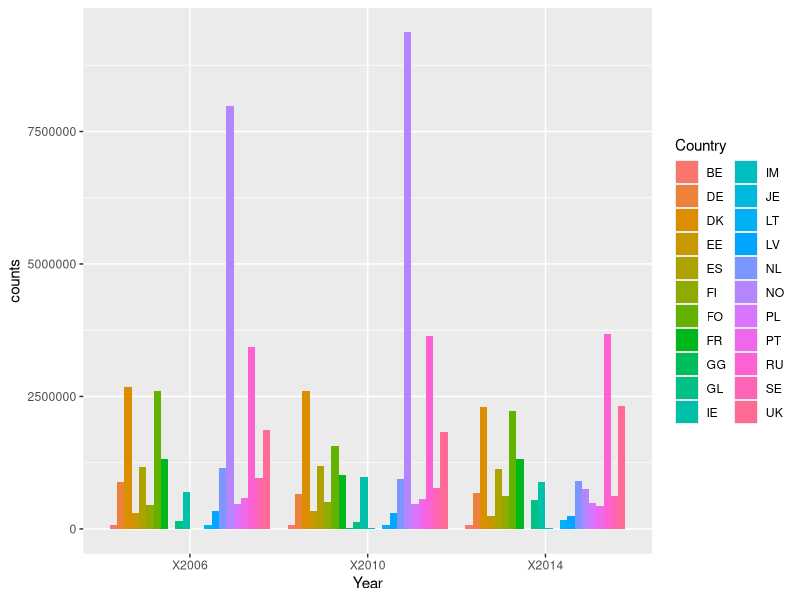
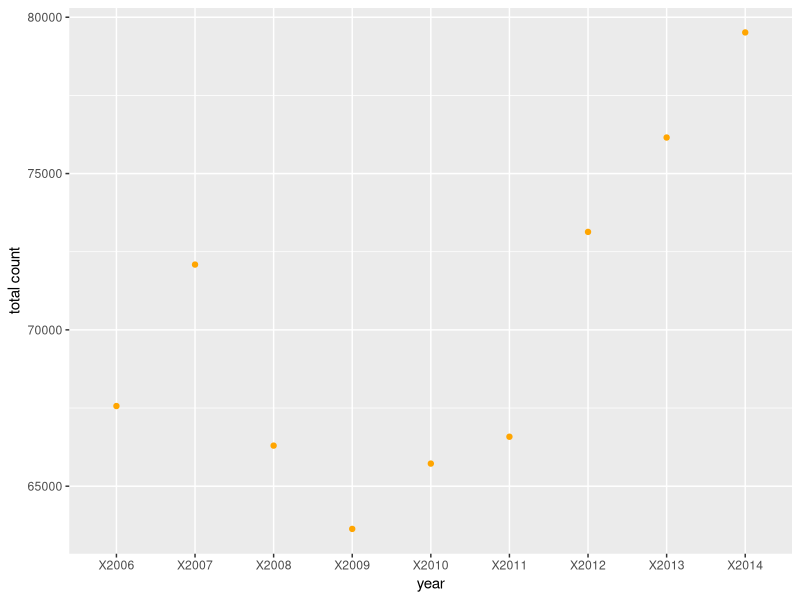
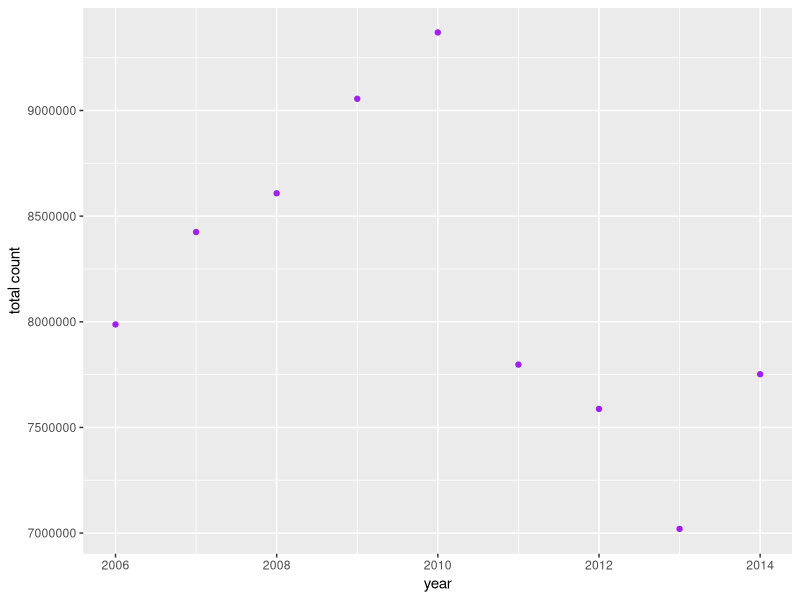
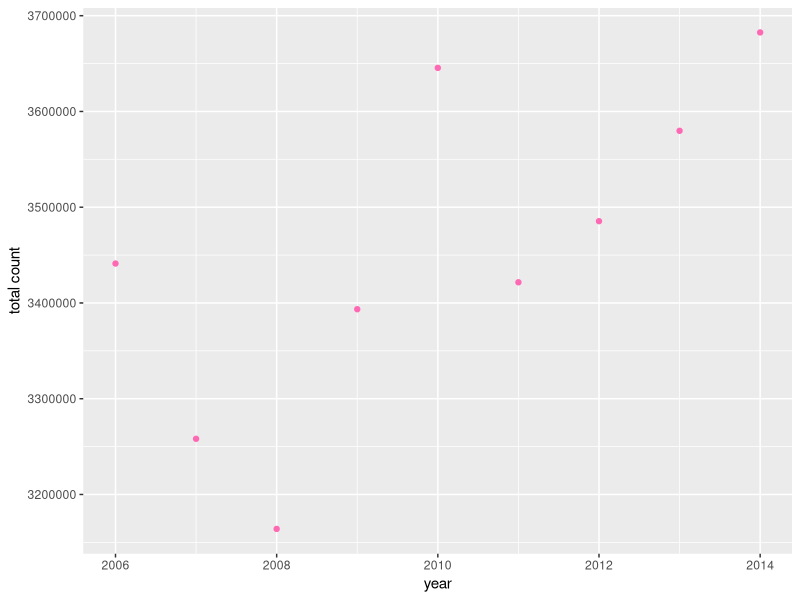
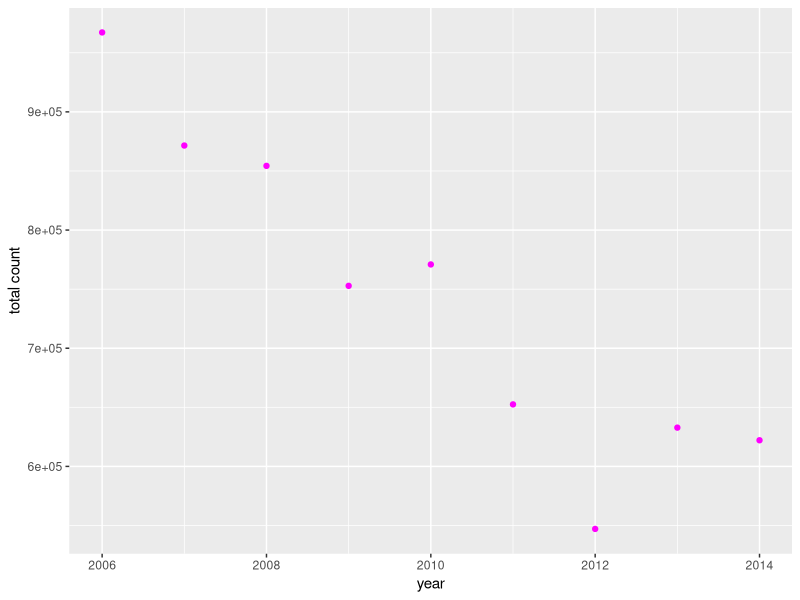
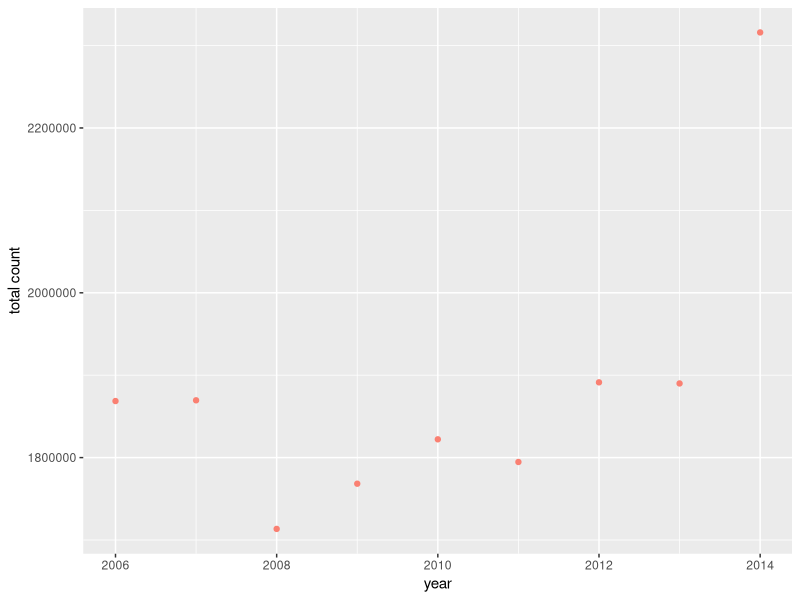
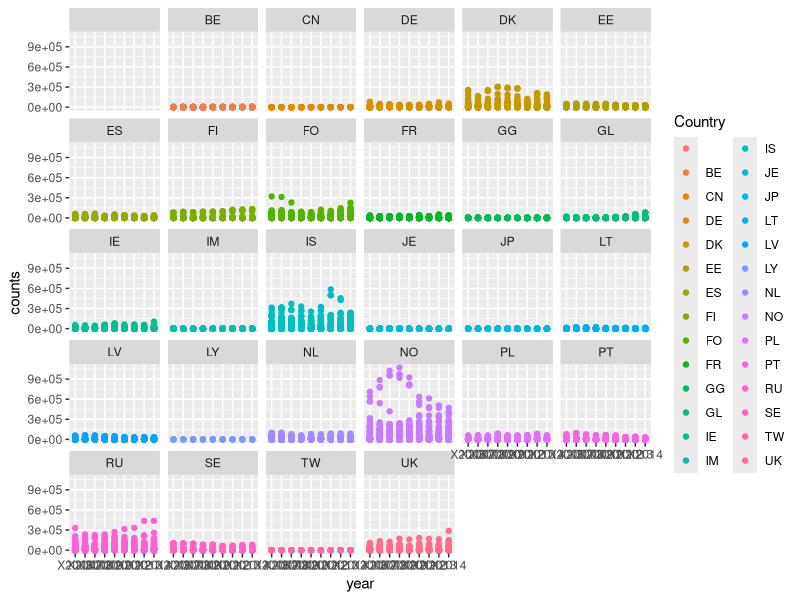

R code for these plots, in order:
## ---- chunk 1
library(tidyverse)
## ---- chunk 2
all_data<-read.csv("Raw_Data/fish_catches.csv")
knitr::kable(all_data[1:7,1:8])
## ---- chunk 3
total_catch<-read.csv("Clean_Data/Total_catch.csv")
knitr::kable(total_catch[1:7,1:4])
## ---- chunk 4
total_catch_long<-gather(total_catch,year, counts, -Country)
knitr::kable(total_catch_long[1:7,1:3])
## ---- chunk 5
ggplot(total_catch_long, aes(year,counts))+
  geom_bar(aes(fill=Country),stat="identity",position="dodge")+
  labs(x="Year")
## ---- chunk 6
fish_catch<-read.csv("Clean_Data/BelgiumCatch.csv")
knitr::kable(fish_catch[1:7,1:11])
## ---- chunk 7
BEdata<- fish_catch %>%
  gather(year, count, X2014:X2013:X2012:X2011:X2010:X2009:X2008:X2007:X2006)
BE_catch<-BEdata%>%
  select(year,count)
new_BE<-BE_catch%>%
  group_by(year)%>%
  summarize(count=sum(count))
knitr::kable(new_BE)
## ---- chunk 8
ggplot(new_BE)+
  geom_point(aes(year,count),color="orange")+
  labs(y="total count")
## ---- chunk 9
NO<-all_data%>%
  filter(Country=="NO")%>%
  select(X2014,X2013,X2012,X2011,X2010,X2009,X2008,X2007,X2006)
longNO<-gather(NO)
NO_by_year<-matrix(c(2014, sum(NO$X2014),
       2013, sum(NO$X2013),
       2012, sum(NO$X2012),
       2011, sum(NO$X2011),
       2010, sum(NO$X2010),
       2009, sum(NO$X2009),
       2008, sum(NO$X2008),
       2007, sum(NO$X2007),
       2006, sum(NO$X2006)), nrow=9, ncol=2,byrow=TRUE) 
colnames(NO_by_year)<-c("year","count")
NO_data<-data.frame(NO_by_year)
ggplot(NO_data)+
  geom_point(aes(year,count),color="purple")+
  labs(y="total count")
## ---- chunk 10
RU<-all_data%>%
  filter(Country=="RU")%>%
  select(X2014,X2013,X2012,X2011,X2010,X2009,X2008,X2007,X2006)
longRU<-gather(RU)
RU_by_year<-matrix(c(2014, sum(RU$X2014),
       2013, sum(RU$X2013),
       2012, sum(RU$X2012),
       2011, sum(RU$X2011),
       2010, sum(RU$X2010),
       2009, sum(RU$X2009),
       2008, sum(RU$X2008),
       2007, sum(RU$X2007),
       2006, sum(RU$X2006)), nrow=9, ncol=2,byrow=TRUE) 
colnames(RU_by_year)<-c("year","count")
RU_data<-data.frame(RU_by_year)
ggplot(RU_data)+
  geom_point(aes(year,count), color="hot pink")+
  labs(y="total count")
## ---- chunk 11
SE<-all_data%>%
  filter(Country=="SE")%>%
  select(X2014,X2013,X2012,X2011,X2010,X2009,X2008,X2007,X2006)
longSE<-gather(SE)
SE_by_year<-matrix(c(2014, sum(SE$X2014),
       2013, sum(SE$X2013),
       2012, sum(SE$X2012),
       2011, sum(SE$X2011),
       2010, sum(SE$X2010),
       2009, sum(SE$X2009),
       2008, sum(SE$X2008),
       2007, sum(SE$X2007),
       2006, sum(SE$X2006)), nrow=9, ncol=2,byrow=TRUE) 
colnames(SE_by_year)<-c("year","count")
SE_data<-data.frame(SE_by_year)
ggplot(SE_data)+
  geom_point(aes(year,count),color="magenta")+
  labs(y="total count")
## ---- chunk 12
UK<-all_data%>%
  filter(Country=="UK")%>%
  select(X2014,X2013,X2012,X2011,X2010,X2009,X2008,X2007,X2006)
longUK<-gather(UK)
UK_by_year<-matrix(c(2014, sum(UK$X2014),
       2013, sum(UK$X2013),
       2012, sum(UK$X2012),
       2011, sum(UK$X2011),
       2010, sum(UK$X2010),
       2009, sum(UK$X2009),
       2008, sum(UK$X2008),
       2007, sum(UK$X2007),
       2006, sum(UK$X2006)), nrow=9, ncol=2,byrow=TRUE) 
colnames(UK_by_year)<-c("year","count")
UK_data<-data.frame(UK_by_year)
ggplot(UK_data)+
  geom_point(aes(year,count),color="salmon")+
  labs(y="total count")
## ---- chunk 13
data<-all_data%>%
  select(Country,X2014,X2013,X2012,X2011,X2010,X2009,X2008,X2007,X2006)
long_data<-gather(data, year, counts, -Country)
ggplot(long_data)+
  geom_point(aes(x=year,y=counts,color=Country))+
  facet_wrap(~Country)
